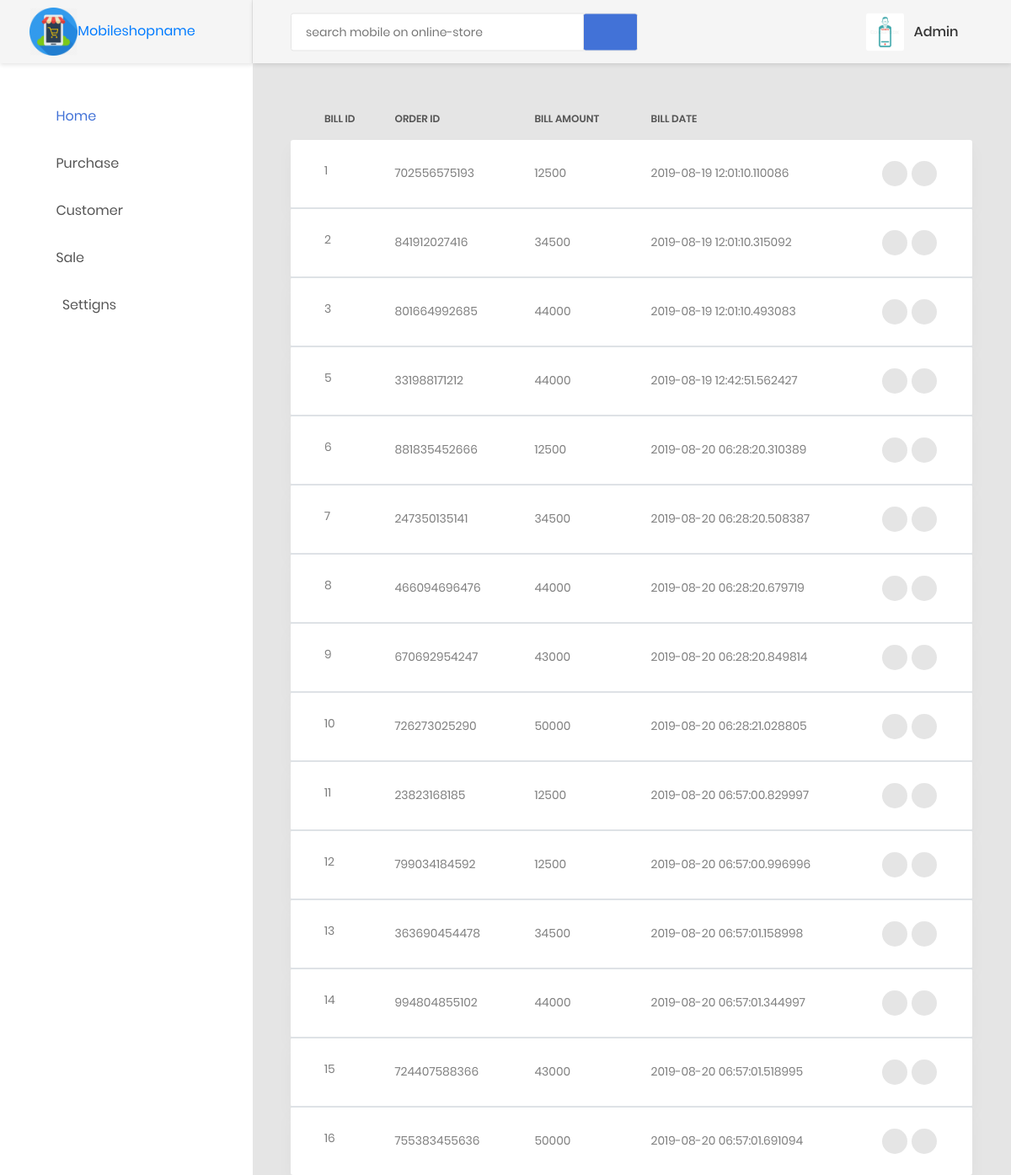
The page /viewbills (signed in) on the database its author committed.
### models/create_models.py (models this page shows, shortened)
class User(db.Model, UserMixin):
    __tablename__ = 'users'
    id = db.Column(db.Integer, primary_key=True)
    username = db.Column(db.Unicode(255), nullable=False, server_default=u'', unique=True, index=True)
    password = db.Column(db.String(255), nullable=False, server_default='')
    role = db.Column(db.Enum(RolesAvailable))
    email = db.Column(db.Unicode(255), nullable=False, server_default=u'', unique=True, index=True)
    created_at = db.Column(db.DateTime, nullable=False, default=datetime.utcnow)
    updated_at = db.Column(db.DateTime, nullable=False, default=datetime.utcnow, onupdate=datetime.utcnow)

class Bill(db.Model):
    __tablename__='bills'
    id = db.Column(db.Integer,primary_key=True)
    o_id = db.Column(db.Integer(), db.ForeignKey('sales_items.id', ondelete='CASCADE'))
    bill_amount = db.Column(db.String(255), nullable=False)
    bill_barcode = db.Column(db.LargeBinary)
    bill_date = db.Column(db.DateTime, nullable=False, default=datetime.utcnow)
    sales = db.relationship("SalesItems", backref="bills")

### orders/orders.py (the view)
@order.route('/viewbills')
def viewbills():
    bills = Bill.query.all()
    return render_template('static priya mobile/orders/viewbills.html',bills=bills)

### customers/customers.py (called while the page is built)
@customer.before_app_request
def load_logged_in_user():
    user_id = session.get('user_id')
    if user_id is None:
        g.user = None
    else:
        g.user = User.query.filter_by(id=user_id).first()

### users/adduser.py (called while the page is built)
@auth.before_app_request
def load_logged_in_user():
    user_id = session.get('user_id')
    if user_id is None:
        g.user = None
    else:
        g.user = User.query.filter_by(id=user_id).first()

### templates/static priya mobile/orders/viewbills.html (shortened to what this page needs)
{% extends 'static priya mobile/base1.html' %}
{% block content %}
{% if g.user %}
                        <div class="row">
                            <div class="col-md-12">
                                <div class="table-responsive table-responsive-data2">
                                    <table class="table table-data2" id="myTable">
                                        <thead>
                                            <tr>
                                                <th>Bill ID</th>
                                                <th>Order ID</th>
                                                <th>Bill Amount</th>
                                                <th>Bill Date</th>
                                            </tr>
                                        </thead>
                                        {% for bill in bills %}
                                        <tbody>
                                            <tr class="tr-shadow">
                                                <td>
                                                    {{ bill.id }}
                                                </td>
                                                <td>
                                                    {{ bill.o_id }}
                                                </td>
                                                <td>
                                                    {{ bill.bill_amount }}
                                                </td>
                                                <td>
                                                    {{ bill.bill_date }}
                                                </td>
                                                <td>
                                                    <div class="table-data-feature">
                                                        <button class="item" data-toggle="tooltip" data-placement="top" title="More">
                                                            <i class="zmdi zmdi-more"></i>
                                                        </button>
                                                        <a href="{{ url_for('order.deletebills' , id=bill.id) }}"><button class="item" data-toggle="tooltip" data-placement="top" title="Delete">
                                                            <i class="zmdi zmdi-delete"></i>
                                                        </button></a>&nbsp;&nbsp;
                                                    </div>
                                                </td>
                                            </tr>
                                        </tbody>
                                        {% endfor %}
                                    </table>
                                </div>
 {% endif %}
          {% endblock %}

### templates/static priya mobile/base1.html (shortened to what this page needs)
<!DOCTYPE html>
<html lang="en">
<head>
    <link href="{{ url_for('static', filename='css/font-face.css') }}" rel="stylesheet" media="all">
    <link href="{{ url_for('static', filename = 'vendor/font-awesome-4.7/css/font-awesome.min.css') }}" rel="stylesheet" media="all">
    <link href="{{ url_for('static', filename = 'vendor/font-awesome-5/css/fontawesome-all.min.css') }}" rel="stylesheet" media="all">
    <link href="{{ url_for('static', filename = 'vendor/mdi-font/css/material-design-iconic-font.min.css') }}" rel="stylesheet" media="all">
    <link href="{{ url_for('static', filename = 'vendor/bootstrap-4.1/bootstrap.min.css') }}" rel="stylesheet" media="all">
    <link href="{{ url_for('static', filename = 'vendor/animsition/animsition.min.css') }}" rel="stylesheet" media="all">
    <link href="{{ url_for('static', filename =  'vendor/bootstrap-progressbar/bootstrap-progressbar-3.3.4.min.css') }}" rel="stylesheet" media="all">
    <link href="{{ url_for('static', filename = 'vendor/wow/animate.css') }}" rel="stylesheet" media="all">
    <link href="{{ url_for('static', filename = 'vendor/css-hamburgers/hamburgers.min.css') }}" rel="stylesheet" media="all">
    <link href="{{ url_for('static', filename = 'vendor/slick/slick.css" rel="stylesheet') }}" media="all">
    <link href="{{ url_for('static', filename = 'vendor/select2/select2.min.css') }}" rel="stylesheet" media="all">
    <link href="{{ url_for('static', filename = 'vendor/perfect-scrollbar/perfect-scrollbar.css') }}" rel="stylesheet" media="all">
    <link href="{{ url_for('static', filename = 'css/theme.css') }}" rel="stylesheet" media="all">
</head>
<body class="animsition">
    <div class="page-wrapper">
        <aside class="menu-sidebar d-none d-lg-block">
            <div class="logo">
                <a href="#">
                    <img src="{{ url_for('static',filename='images/icon/mshop.png') }}" alt="mobileshop" id="i1"/>Mobileshopname
                </a>
            </div>
            {% if g.user %}
            <div class="menu-sidebar__content js-scrollbar1">
                <nav class="navbar-sidebar">
                    <ul class="list-unstyled navbar__list">
                        <li class="active has-sub">
                            <a class="js-arrow" href="{{ url_for('order.totalsale') }}">
                                <i class="fa fa-home"></i>Home</a>
                        </li>
                        <li>
                            <a class="js-arrow" href="#">
                                <i class="fa fa-shopping-cart"></i>Purchase</a>
                        </li>
                        <li>
                            <a class="js-arrow" href="#">
                                <i class="fa fa-address-card"></i>Customer</a>
                        </li>
                        <li>
                            <a class="js-arrow" href="#">
                                <i class="fa fa-cart-plus"></i>Sale</a>
                        </li>
                        <li>
                            <a class="js-arrow" href="#">
                                    <i class="fa fa-cog fa-fw" aria-hidden="true"></i>Settigns</a>
                        </li>
                    </ul>
                </nav>
            </div>
            {% endif %}
        </aside>
        <div class="page-container">
            <header class="header-desktop">
                <div class="section__content section__content--p30">
                    <div class="container-fluid">
                        <div class="header-wrap">
                            <form class="form-header" action="" method="POST">
                                <input class="au-input au-input--xl" type="text" name="search" placeholder="search mobile on online-store" />
                                <button class="au-btn--submit" type="submit">
                                    <a href="https://www.amazon.in/s/ref=nb_sb_noss_2?url=search-alias%3Daps&field-keywords=Apple&rh=i%3Aaps%2Ck%3AApple"><i class="zmdi zmdi-search"></i></a>
                                </button>
                            </form>
                            <div class="header-button">
                                {% if g.user %}
                                <div class="account-wrap">
                                    <div class="account-item clearfix js-item-menu">
                                        <div class="image">
                                            <img src="{{ url_for('static', filename='images/icon/admin.png') }}">
                                        </div>
                                        <div class="content">
                                            <a class="js-acc-btn" href="#">{{ g.user.username }}</a>
                                        </div>
                                        {% endif %}
                                    </div>
                                </div>
                            </div>
                        </div>
                    </div>
                </div>
            </header>
            <div class="main-content">
                <div class="section__content section__content--p30">
                    <div class="container-fluid">
                       {% block content %}
                        {% endblock %}
                    </div>
                </div>
            </div>
    </div>
</body>
</html>

### templates/static priya mobile/base1.html (style rules this page uses)
#i1 { max-width: 25%; height: 20; }

### rows shown on the page
User: user.username "Admin"
Bill: id "1", o_id "702556575193", bill_amount "12500", bill_date "2019-08-19 12:01:10.110086"
Bill: id "2", o_id "841912027416", bill_amount "34500", bill_date "2019-08-19 12:01:10.315092"
Bill: id "3", o_id "801664992685", bill_amount "44000", bill_date "2019-08-19 12:01:10.493083"
Bill: id "5", o_id "331988171212", bill_amount "44000", bill_date "2019-08-19 12:42:51.562427"
Bill: id "6", o_id "881835452666", bill_amount "12500", bill_date "2019-08-20 06:28:20.310389"
Bill: id "7", o_id "247350135141", bill_amount "34500", bill_date "2019-08-20 06:28:20.508387"
Bill: id "8", o_id "466094696476", bill_amount "44000", bill_date "2019-08-20 06:28:20.679719"
Bill: id "9", o_id "670692954247", bill_amount "43000", bill_date "2019-08-20 06:28:20.849814"
Bill: id "10", o_id "726273025290", bill_amount "50000", bill_date "2019-08-20 06:28:21.028805"
Bill: id "11", o_id "23823168185", bill_amount "12500", bill_date "2019-08-20 06:57:00.829997"
Bill: id "12", o_id "799034184592", bill_amount "12500", bill_date "2019-08-20 06:57:00.996996"
Bill: id "13", o_id "363690454478", bill_amount "34500", bill_date "2019-08-20 06:57:01.158998"
Bill: id "14", o_id "994804855102", bill_amount "44000", bill_date "2019-08-20 06:57:01.344997"
Bill: id "15", o_id "724407588366", bill_amount "43000", bill_date "2019-08-20 06:57:01.518995"
Bill: id "16", o_id "755383455636", bill_amount "50000", bill_date "2019-08-20 06:57:01.691094"
